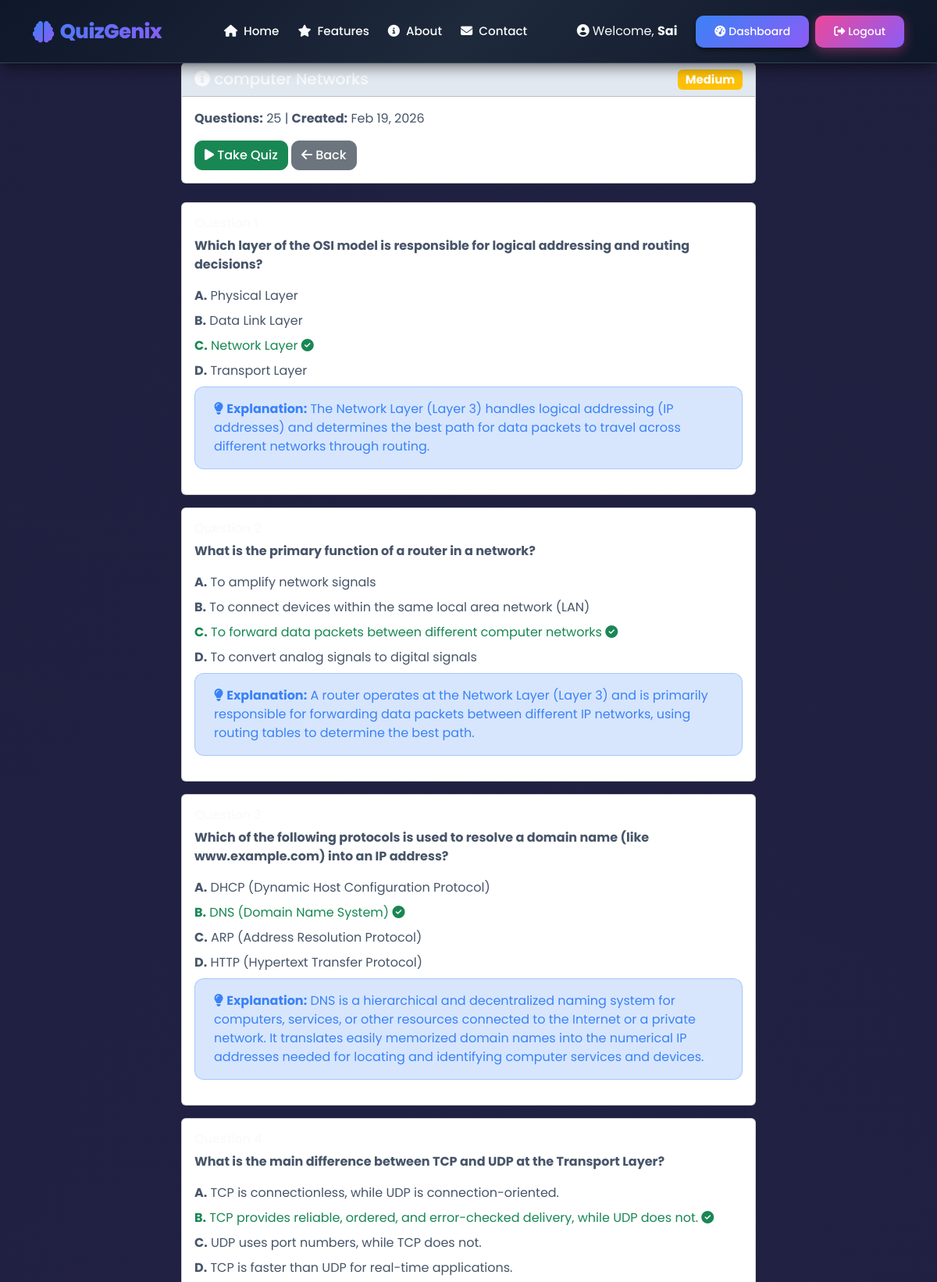
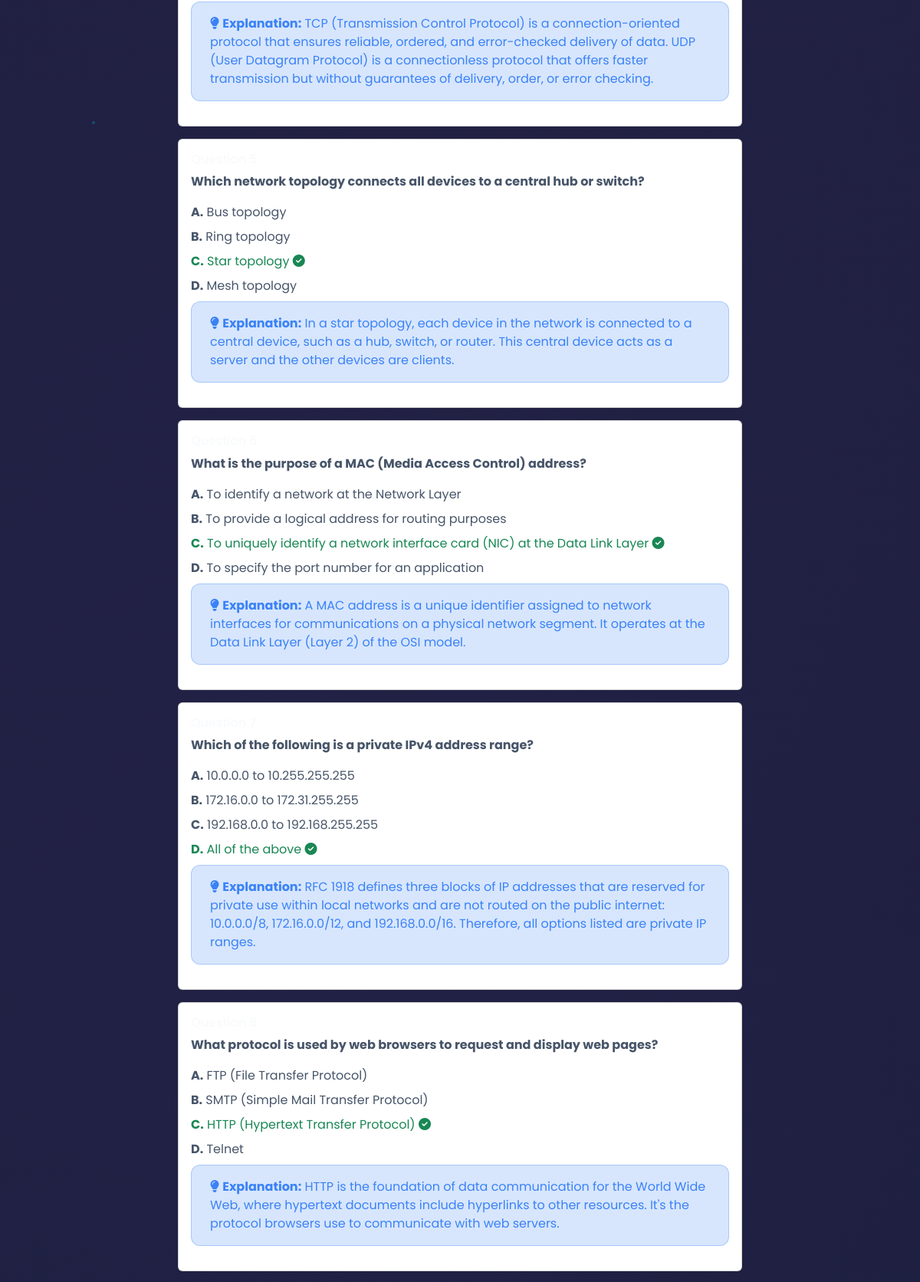
The page /quiz/8/detail/ (signed in, upper part) on the database its author committed (2 pictures, top to bottom).
### quiz_project/quiz/models.py (models this page shows, shortened)
class Quiz(models.Model):
    DIFFICULTY_CHOICES = [
        ('Easy', 'Easy'),
        ('Medium', 'Medium'),
        ('Hard', 'Hard'),
    ]
    user = models.ForeignKey(User, on_delete=models.CASCADE, related_name='quizzes')
    pdf = models.ForeignKey(PDFDocument, on_delete=models.CASCADE, related_name='quizzes')
    subject = models.CharField(max_length=255)
    difficulty = models.CharField(max_length=20, choices=DIFFICULTY_CHOICES)
    number_of_questions = models.IntegerField()
    created_at = models.DateTimeField(auto_now_add=True)
    is_completed = models.BooleanField(default=False)
    class Meta:
        ordering = ['-created_at']

class Question(models.Model):
    quiz = models.ForeignKey(Quiz, on_delete=models.CASCADE, related_name='questions')
    question_text = models.TextField()
    option_a = models.CharField(max_length=500)
    option_b = models.CharField(max_length=500)
    option_c = models.CharField(max_length=500)
    option_d = models.CharField(max_length=500)
    correct_answer = models.CharField(max_length=1, choices=[
        ('A', 'A'),
        ('B', 'B'),
        ('C', 'C'),
        ('D', 'D'),
    ])
    explanation = models.TextField(blank=True, null=True)
    order = models.IntegerField(default=0)
    class Meta:
        ordering = ['order']

### quiz_project/quiz/views.py (the view)
# urls.py: path('quiz/<int:quiz_id>/detail/', views.quiz_detail, name='quiz_detail'),
@login_required
def quiz_detail(request, quiz_id):
    quiz = get_object_or_404(Quiz, id=quiz_id)
    questions = quiz.questions.all()
    if request.user.is_staff or request.user.is_superuser:
        answers = UserAnswer.objects.filter(quiz=quiz)
        result = Result.objects.filter(quiz=quiz)
    else:
        answers = UserAnswer.objects.filter(user=request.user, quiz=quiz)
        result = Result.objects.filter(user=request.user, quiz=quiz).first()
    context = {
        'quiz': quiz,
        'questions': questions,
        'answers': answers,
        'result': result,
    }
    return render(request, 'quiz/quiz_detail.html', context)

### quiz_project/templates/quiz/quiz_detail.html (shortened to what this page needs)
{% extends 'quiz/base.html' %}
{% block content %}
<div class="row">
    <div class="col-lg-8 mx-auto">
        <div class="card mb-4">
            <div class="card-header bg-primary text-white">
                <h5 class="mb-0">
                    <i class="fas fa-info-circle"></i> {{ quiz.subject }}
                    <span class="badge bg-{% if quiz.difficulty == 'Easy' %}success{% elif quiz.difficulty == 'Medium' %}warning{% else %}danger{% endif %} float-end">
                        {{ quiz.difficulty }}
                    </span>
                </h5>
            </div>
            <div class="card-body">
                <div class="mb-3">
                    <strong>Questions:</strong> {{ quiz.number_of_questions }} |
                    <strong>Created:</strong> {{ quiz.created_at|date:"M d, Y" }}
                </div>
                <a href="{% url 'take_quiz' quiz.id %}" class="btn btn-success">
                    <i class="fas fa-play"></i> Take Quiz
                </a>
                <a href="{% url 'dashboard' %}" class="btn btn-secondary">
                    <i class="fas fa-arrow-left"></i> Back
                </a>
            </div>
        </div>
        {% for question in questions %}
        <div class="card mb-3">
            <div class="card-body">
                <h6 class="text-primary">Question {{ forloop.counter }}</h6>
                <p class="fw-bold">{{ question.question_text }}</p>
                <div class="options">
                    <div class="option-item mb-2 {% if question.correct_answer == 'A' %}text-success{% endif %}">
                        <strong>A.</strong> {{ question.option_a }}
                    </div>
                    <div class="option-item mb-2 {% if question.correct_answer == 'B' %}text-success{% endif %}">
                        <strong>B.</strong> {{ question.option_b }}
                        {% if question.correct_answer == 'B' %}
                            <i class="fas fa-check-circle"></i>
                        {% endif %}
                    </div>
                    <div class="option-item mb-2 {% if question.correct_answer == 'C' %}text-success{% endif %}">
                        <strong>C.</strong> {{ question.option_c }}
                        {% if question.correct_answer == 'C' %}
                            <i class="fas fa-check-circle"></i>
                        {% endif %}
                    </div>
                    <div class="option-item mb-2 {% if question.correct_answer == 'D' %}text-success{% endif %}">
                        <strong>D.</strong> {{ question.option_d }}
                        {% if question.correct_answer == 'D' %}
                            <i class="fas fa-check-circle"></i>
                        {% endif %}
                    </div>
                </div>
                {% if question.explanation %}
                <div class="alert alert-info mt-2">
                    <i class="fas fa-lightbulb"></i>
                    <strong>Explanation:</strong> {{ question.explanation }}
                </div>
                {% endif %}
            </div>
        </div>
        {% endfor %}
    </div>
</div>
{% endblock %}

### quiz_project/templates/quiz/base.html (shortened to what this page needs)
<!DOCTYPE html>
<html lang="en">
<head>
    <link href="https://cdn.jsdelivr.net/npm/bootstrap@5.3.0/dist/css/bootstrap.min.css" rel="stylesheet">
    <link rel="stylesheet" href="https://cdnjs.cloudflare.com/ajax/libs/font-awesome/6.4.0/css/all.min.css">
</head>
<body>
    <div class="bg-animation">
        <div class="particles">
            <div class="particle"></div>
        </div>
    </div>
    <nav class="quiz-navbar navbar navbar-expand-lg navbar-dark">
        <div class="container">
            <a class="navbar-brand" href="{% url 'landing' %}">
                <i class="fas fa-brain"></i>
                QuizGenix
            </a>
            <div class="collapse navbar-collapse" id="navbarNav">
                <ul class="navbar-nav mx-auto">
                    <li class="nav-item">
                        <a class="nav-link {% if request.resolver_match.url_name == 'landing' or request.resolver_match.url_name == 'home' %}active{% endif %}" href="{% url 'landing' %}">
                            <i class="fas fa-home me-1"></i> Home
                        </a>
                    </li>
                    <li class="nav-item">
                        <a class="nav-link" href="{% url 'landing' %}#features">
                            <i class="fas fa-star me-1"></i> Features
                        </a>
                    </li>
                    <li class="nav-item">
                        <a class="nav-link" href="{% url 'about' %}">
                            <i class="fas fa-info-circle me-1"></i> About
                        </a>
                    </li>
                    <li class="nav-item">
                        <a class="nav-link" href="{% url 'contact' %}">
                            <i class="fas fa-envelope me-1"></i> Contact
                        </a>
                    </li>
                </ul>
                {% if user.is_authenticated %}
                <div class="d-flex gap-2 align-items-center">
                    {% if user.is_staff %}
                    <span class="text-light me-3">
                        <i class="fas fa-user-shield me-1"></i>Welcome, <strong>Admin {{ user.username }}</strong>
                    </span>
                    <a href="{% url 'admin_dashboard' %}" class="btn btn-gradient">
                        <i class="fas fa-cogs me-1"></i>Admin Panel
                    </a>
                    <a href="{% url 'admin_logout' %}" class="btn btn-gradient btn-gradient-secondary">
                        <i class="fas fa-sign-out-alt me-1"></i>Logout
                    </a>
                    {% else %}
                    <span class="text-light me-3">
                        <i class="fas fa-user-circle me-1"></i>Welcome, <strong>{{ user.username }}</strong>
                    </span>
                    <a href="{% url 'dashboard' %}" class="btn btn-gradient">
                        <i class="fas fa-tachometer-alt me-1"></i>Dashboard
                    </a>
                    <a href="{% url 'logout' %}" class="btn btn-gradient btn-gradient-secondary">
                        <i class="fas fa-sign-out-alt me-1"></i>Logout
                    </a>
                    {% endif %}
                </div>
                {% endif %}
            </div>
        </div>
    </nav>
    <div class="main-content">
        <div class="container">
            {% block content %}{% endblock %}
        </div>
    </div>
</body>
</html>

### rows shown on the page
Quiz: subject "computer Networks", difficulty "Medium", number_of_questions "25", created_at "Feb 19, 2026"
Question: question_text "Which layer of the OSI model is responsible for logical addressing and routing decisions?", option_a "Physical Layer", option_b "Data Link Layer", option_c "Network Layer", option_d "Transport Layer", explanation "The Network Layer (Layer 3) handles logical addressing (IP addresses) and determines the best path for data packets to travel across different networks through routing."
Question: question_text "What is the primary function of a router in a network?", option_a "To amplify network signals", option_b "To connect devices within the same local area network (LAN)", option_c "To forward data packets between different computer networks", option_d "To convert analog signals to digital signals", explanation "A router operates at the Network Layer (Layer 3) and is primarily responsible for forwarding data packets between different IP networks, using routing tables to determine the best path."
Question: question_text "Which of the following protocols is used to resolve a domain name (like www.example.com) into an IP address?", option_a "DHCP (Dynamic Host Configuration Protocol)", option_b "DNS (Domain Name System)", option_c "ARP (Address Resolution Protocol)", option_d "HTTP (Hypertext Transfer Protocol)", explanation "DNS is a hierarchical and decentralized naming system for computers, services, or other resources connected to the Internet or a private network. It translates easily memorized domain names into the numerical IP addresses needed for locating and identifying computer services and devices."
Question: question_text "What is the main difference between TCP and UDP at the Transport Layer?", option_a "TCP is connectionless, while UDP is connection-oriented.", option_b "TCP provides reliable, ordered, and error-checked delivery, while UDP does not.", option_c "UDP uses port numbers, while TCP does not.", option_d "TCP is faster than UDP for real-time applications.", explanation "TCP (Transmission Control Protocol) is a connection-oriented protocol that ensures reliable, ordered, and error-checked delivery of data. UDP (User Datagram Protocol) is a connectionless protocol that offers faster transmission but without guarantees of delivery, order, or error checking."
Question: question_text "Which network topology connects all devices to a central hub or switch?", option_a "Bus topology", option_b "Ring topology", option_c "Star topology", option_d "Mesh topology", explanation "In a star topology, each device in the network is connected to a central device, such as a hub, switch, or router. This central device acts as a server and the other devices are clients."
Question: question_text "What is the purpose of a MAC (Media Access Control) address?", option_a "To identify a network at the Network Layer", option_b "To provide a logical address for routing purposes", option_c "To uniquely identify a network interface card (NIC) at the Data Link Layer", option_d "To specify the port number for an application", explanation "A MAC address is a unique identifier assigned to network interfaces for communications on a physical network segment. It operates at the Data Link Layer (Layer 2) of the OSI model."
Question: question_text "Which of the following is a private IPv4 address range?", option_a "10.0.0.0 to 10.255.255.255", option_b "172.16.0.0 to 172.31.255.255", option_c "192.168.0.0 to 192.168.255.255", option_d "All of the above", explanation "RFC 1918 defines three blocks of IP addresses that are reserved for private use within local networks and are not routed on the public internet: 10.0.0.0/8, 172.16.0.0/12, and 192.168.0.0/16. Therefore, all options listed are private IP ranges."
Question: question_text "What protocol is used by web browsers to request and display web pages?", option_a "FTP (File Transfer Protocol)", option_b "SMTP (Simple Mail Transfer Protocol)", option_c "HTTP (Hypertext Transfer Protocol)", option_d "Telnet", explanation "HTTP is the foundation of data communication for the World Wide Web, where hypertext documents include hyperlinks to other resources. It's the protocol browsers use to communicate with web servers."

### other values the page prints
{{ user.username }} "Sai"
